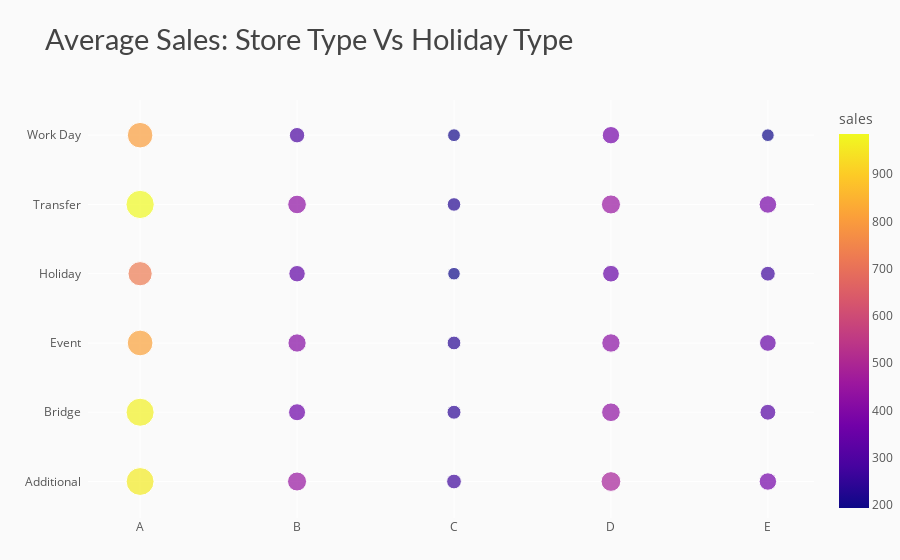

This figure's notebook cell:
### Markdown cell above
<h1 style="color:#496595"> Store Analysis </h1>

### Code cell
# data
df_st_ht = df_train1.groupby(['store_type','holiday_type']).agg({"sales" : "mean"}).reset_index()
df_st_ht['sales'] = round(df_st_ht['sales'], 2)

# chart
fig = px.scatter(df_st_ht, x='store_type', color='sales', y='holiday_type', size='sales',
                 color_discrete_sequence=px.colors.qualitative.D3,
                 title="Average Sales: Store Type Vs Holiday Type")
# styling
fig.update_yaxes(ticksuffix='  ')
fig.update_layout(height=400, xaxis_title='', yaxis_title='',
                  margin=dict(b=0),
                  plot_bgcolor='#fafafa', paper_bgcolor='#fafafa',
                  title_font=dict(size=29, color='#444', family="Lato, sans-serif"),
                  font=dict(color='#555'), 
                  hoverlabel=dict(bgcolor="#f2f2f2", font_size=13, font_family="Lato, sans-serif"))
fig.show()

### Figure 1 — Plotly figure (JSON) as saved in the notebook; plotly's stock layout.template omitted (floating-point values rounded to 4 significant figures)
{"data": [{"hovertemplate": "store_type=%{x}<br>holiday_type=%{y}<br>sales=%{marker.color}<extra></extra>", "legendgroup": "", "marker": {"color": [957.7, 969.8, 813.6, 723.3, 984.6, 803.8, 445.1, 355.8, 409.9, 332.5, 426.6, 292.6, 267.2, 239.9, 233.7, 193.9, 226.7, 202.5, 480.4, 428.4, 417.0, 344.4, 448.1, 371.9, 374.0, 310.1, 343.2, 269.6, 379.7, 197.7], "coloraxis": "coloraxis", "size": [957.7, 969.8, 813.6, 723.3, 984.6, 803.8, 445.1, 355.8, 409.9, 332.5, 426.6, 292.6, 267.2, 239.9, 233.7, 193.9, 226.7, 202.5, 480.4, 428.4, 417.0, 344.4, 448.1, 371.9, 374.0, 310.1, 343.2, 269.6, 379.7, 197.7], "sizemode": "area", "sizeref": 2.462, "symbol": "circle"}, "mode": "markers", "name": "", "orientation": "v", "showlegend": false, "type": "scatter", "x": ["A", "A", "A", "A", "A", "A", "B", "B", "B", "B", "B", "B", "C", "C", "C", "C", "C", "C", "D", "D", "D", "D", "D", "D", "E", "E", "E", "E", "E", "E"], "xaxis": "x", "y": ["Additional", "Bridge", "Event", "Holiday", "Transfer", "Work Day", "Additional", "Bridge", "Event", "Holiday", "Transfer", "Work Day", "Additional", "Bridge", "Event", "Holiday", "Transfer", "Work Day", "Additional", "Bridge", "Event", "Holiday", "Transfer", "Work Day", "Additional", "Bridge", "Event", "Holiday", "Transfer", "Work Day"], "yaxis": "y"}], "layout": {"autosize": true, "coloraxis": {"colorbar": {"title": {"text": "sales"}}, "colorscale": [[0, "#0d0887"], [0.1111, "#46039f"], [0.2222, "#7201a8"], [0.3333, "#9c179e"], [0.4444, "#bd3786"], [0.5556, "#d8576b"], [0.6667, "#ed7953"], [0.7778, "#fb9f3a"], [0.8889, "#fdca26"], [1, "#f0f921"]]}, "font": {"color": "#555"}, "hoverlabel": {"bgcolor": "#f2f2f2", "font": {"family": "Lato, sans-serif", "size": 13}}, "legend": {"itemsizing": "constant", "tracegroupgap": 0}, "margin": {"b": 0}, "paper_bgcolor": "#fafafa", "plot_bgcolor": "#fafafa", "title": {"font": {"color": "#444", "family": "Lato, sans-serif", "size": 29}, "text": "Average Sales: Store Type Vs Holiday Type"}, "xaxis": {"anchor": "y", "autorange": true, "domain": [0, 1], "range": [-0.3219, 4.287], "title": {"text": ""}, "type": "category"}, "yaxis": {"anchor": "x", "autorange": true, "domain": [0, 1], "range": [-0.7023, 5.67], "ticksuffix": "  ", "title": {"text": ""}, "type": "category"}}}
